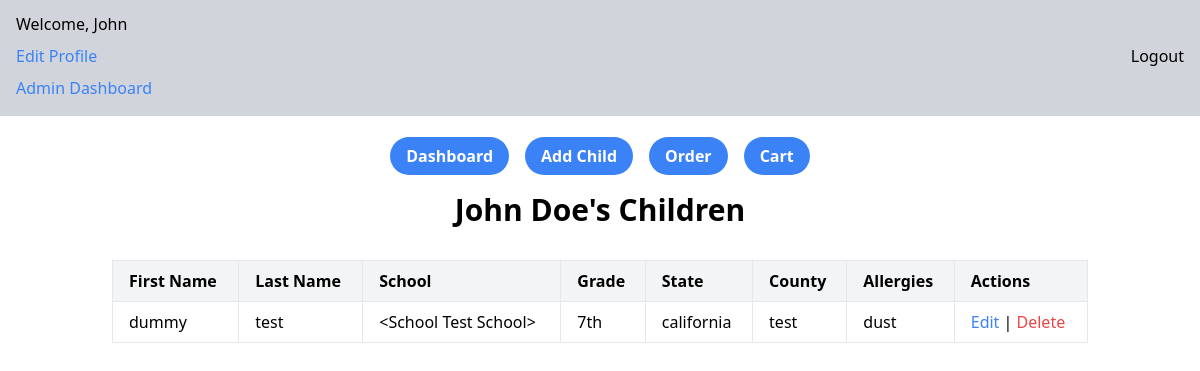
The app's page /childern/1 (signed in) with its own data.
### app/models.py (models this page shows, shortened)
class Parent(UserMixin,db.Model):
    __tablename__ = 'parents'
    id = db.Column(db.Integer, primary_key=True, autoincrement=True)
    email = db.Column(db.String(120), unique=True, nullable=False)
    password_hash = db.Column(db.String(128), nullable=False)
    first_name = db.Column(db.String(50), nullable=False)
    last_name = db.Column(db.String(50), nullable=False)
    address = db.Column(db.String(255), nullable=False)
    state = db.Column(db.String(50), nullable=False)
    city = db.Column(db.String(50), nullable=False)
    zip_code = db.Column(db.String(10), nullable=False)
    home_phone = db.Column(db.String(15), nullable=True)
    cell_phone = db.Column(db.String(15), nullable=False)
    work_phone = db.Column(db.String(15), nullable=True)
    children = db.relationship('Child', back_populates='parent', cascade='all, delete-orphan')
    orders = db.relationship('Order', back_populates='parent', cascade='all, delete-orphan')

class Child(db.Model):
    __tablename__ = 'children'
    id = db.Column(db.Integer, primary_key=True, autoincrement=True)
    first_name = db.Column(db.String(50), nullable=False)
    last_name = db.Column(db.String(50), nullable=False)
    state = db.Column(db.String(50), nullable=False)
    county = db.Column(db.String(50), nullable=False)
    grade = db.Column(db.String(20), nullable=False)
    allergies = db.Column(db.Text, nullable=True)
    school_id = db.Column(db.Integer, db.ForeignKey('schools.id'), nullable=False)
    school = db.relationship('School', back_populates='children')
    parent_id = db.Column(db.Integer, db.ForeignKey('parents.id'), nullable=False)
    parent = db.relationship('Parent', back_populates='children')

class School(db.Model):
    __tablename__ = 'schools'
    id = db.Column(db.Integer, primary_key=True, autoincrement=True)
    name = db.Column(db.String(100), nullable=False, unique=True)
    address = db.Column(db.String(255), nullable=False)
    phone_number = db.Column(db.String(15), nullable=False)
    contact_name = db.Column(db.String(100), nullable=False)
    contact_email = db.Column(db.String(120), nullable=False)
    special_instructions = db.Column(db.Text, nullable=True)
    total_students = db.Column(db.Integer, nullable=True)
    children = db.relationship('Child', back_populates='school', cascade='all, delete-orphan')
    def __repr__(self):
        return f"<School {self.name}>"

### app/routes/admin.py (the view)
@admin.route('/childern/<int:id>', methods=['GET'])
@login_required
def childern(id):
    parent = Parent.query.get(id)
    childern = Child.query.filter_by(parent_id=id).all()
    return render_template('childern.html', children=childern, parent=parent)

### app/__init__.py (called while the page is built)
def create_app():
    app = Flask(__name__,
                static_folder='static')
    app.config['SQLALCHEMY_DATABASE_URI'] = 'sqlite:///app.db'
    app.config['SQLALCHEMY_TRACK_MODIFICATIONS'] = False
    app.config['SECRET_KEY'] = 'your_secret_key_here'
    app.config['JWT_SECRET_KEY'] = 'your_jwt_secret_key_here'
    login_manager = LoginManager()
    login_manager.login_view = 'auth.login'
    login_manager.init_app(app)
    db.init_app(app)
    jwt = JWTManager(app)
    from app.models import Parent
    @login_manager.user_loader
    def load_user(user_id):
        return Parent.query.get(int(user_id))
    app.register_blueprint(dashboard, url_prefix='/')
    app.register_blueprint(auth, url_prefix='/')
    app.register_blueprint(order, url_prefix='/')
    app.register_blueprint(admin, url_prefix='/')
    return app

### app/templates/childern.html (shortened to what this page needs)
{% extends "_layout.html" %}
{% block content %}
<div class="container mx-auto p-6">
    <h1 class="text-3xl font-semibold text-center mb-8">
        {{ parent.first_name }} {{ parent.last_name }}'s Children
    </h1>
    <table class="table-auto w-full border border-gray-300">
        <thead>
            <tr class="bg-gray-100 text-left">
                <th class="px-4 py-2 border">First Name</th>
                <th class="px-4 py-2 border">Last Name</th>
                <th class="px-4 py-2 border">School</th>
                <th class="px-4 py-2 border">Grade</th>
                <th class="px-4 py-2 border">State</th>
                <th class="px-4 py-2 border">County</th>
                <th class="px-4 py-2 border">Allergies</th>
                <th class="px-4 py-2 border">Actions</th>
            </tr>
        </thead>
        <tbody>
            {% for child in children %}
            <tr>
                <td class="px-4 py-2 border">{{ child.first_name }}</td>
                <td class="px-4 py-2 border">{{ child.last_name }}</td>
                <td class="px-4 py-2 border">{{ child.school }}</td>
                <td class="px-4 py-2 border">{{ child.grade }}</td>
                <td class="px-4 py-2 border">{{ child.state }}</td>
                <td class="px-4 py-2 border">{{ child.county }}</td>
                <td class="px-4 py-2 border">{{ child.allergies }}</td>
                <td class="px-4 py-2 border">
                    <a href="/edit-child/{{ child.id }}" class="text-blue-500 hover:underline">Edit</a> |
                    <a href="/delete-child/{{ child.id }}" class="text-red-500 hover:underline" onclick="deleteChild({{ child.id }})">Delete</a>
                </td>
            </tr>
            {% endfor %}
        </tbody>
    </table>
</div>
{% endblock %}

### app/templates/_layout.html (shortened to what this page needs)
<!DOCTYPE html>
<html lang="en">
<head>
    <script src="https://cdn.tailwindcss.com"></script>
</head>
<body>
    <div class="flex flex-col items-center justify-center h-28">
        {% if current_user.is_authenticated %}
        <div class="bg-gray-300 flex justify-between m-4 p-4 items-center w-screen">
            <div class="flex flex-col gap-2">
                <h1>Welcome, {{ current_user.first_name }}</h1>
                <a class="text-blue-500 cursor-pointer" href="/edit-profile">
                    Edit Profile
                </a>
                <a class="text-blue-500 cursor-pointer" href="/admin-dashboard">
                    Admin Dashboard
                </a>
            </div>
        <a href="{{ url_for('auth.logout') }}">Logout</a>
        </div>
        {% endif %}
    </div>
    {% if current_user.is_authenticated %}
        <div class="flex flex-row justify-center items-center space-x-4 mt-8" id="nav">
                   <ul class="flex flex-row justify-center items-center space-x-4">
                    <li><a href="{{ url_for('dashboard.get_users') }}"
                        class="bg-blue-500 hover:bg-blue-700 text-white font-bold py-2 px-4 rounded-full"
                        >Dashboard</a></li>
                    <li><a href="{{ url_for('dashboard.add_child') }}"
                        class="bg-blue-500 hover:bg-blue-700 text-white font-bold py-2 px-4 rounded-full"
                        >Add Child</a></li>
                    <li><a href="{{ url_for('order.order_page') }}"
                        class="bg-blue-500 hover:bg-blue-700 text-white font-bold py-2 px-4 rounded-full"
                        >Order</a></li>
                    <li><a href="{{ url_for('order.cart') }}"
                        class="bg-blue-500 hover:bg-blue-700 text-white font-bold py-2 px-4 rounded-full"
                        >Cart</a></li>
                   </ul>
        </div>
        {% endif %}
        {% block content %}{% endblock %}
</body>
</html>

### records on screen
Parent: first_name "John", last_name "Doe"
Child: first_name "dummy", last_name "test", school "<School Test School>", grade "7th", state "california", county "test", allergies "dust"
